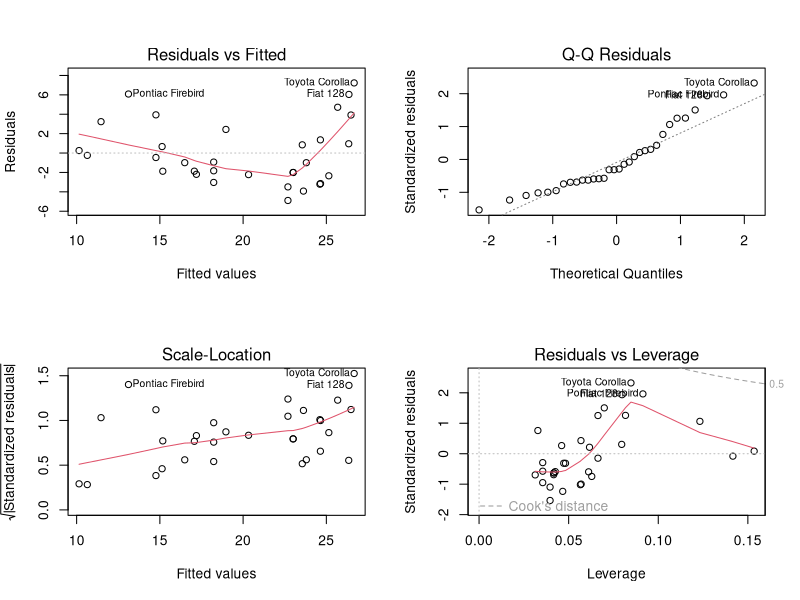
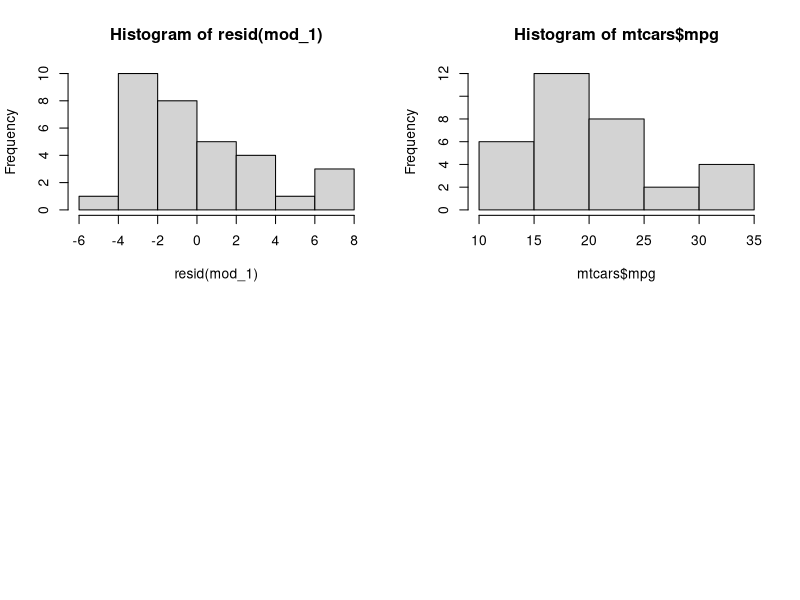
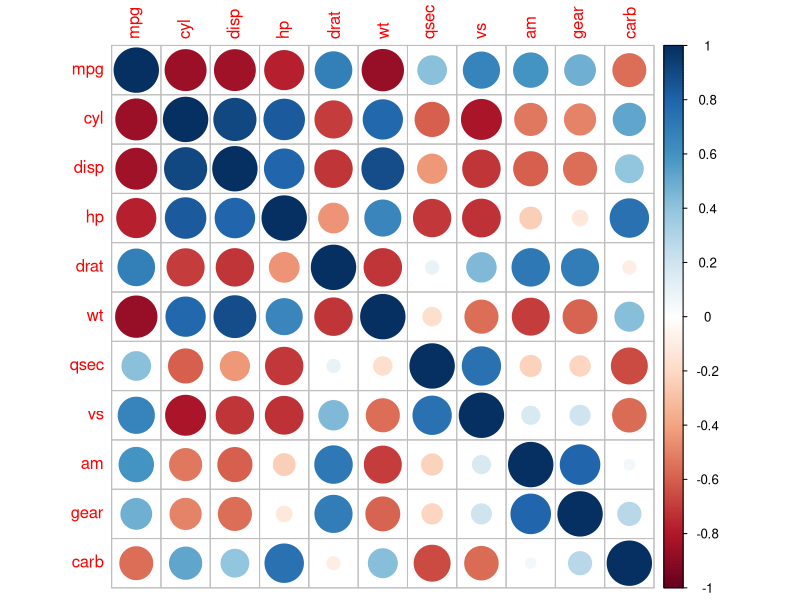
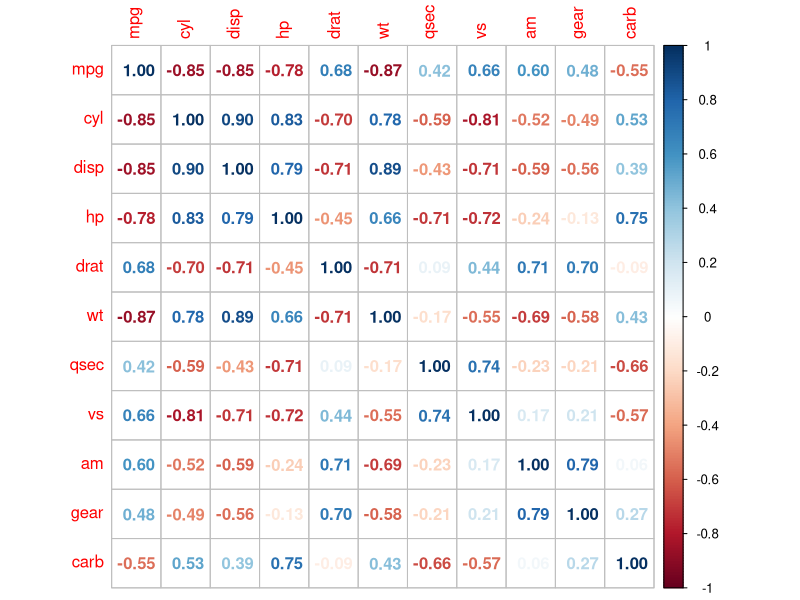
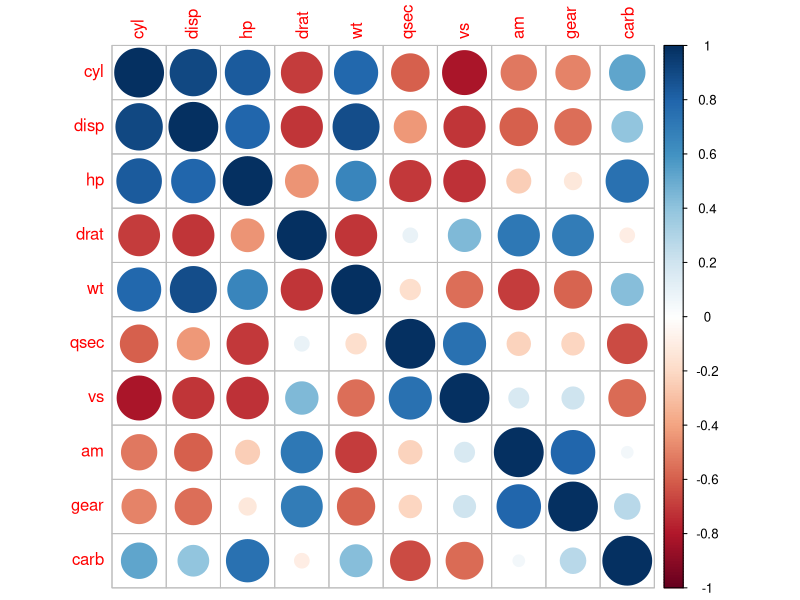
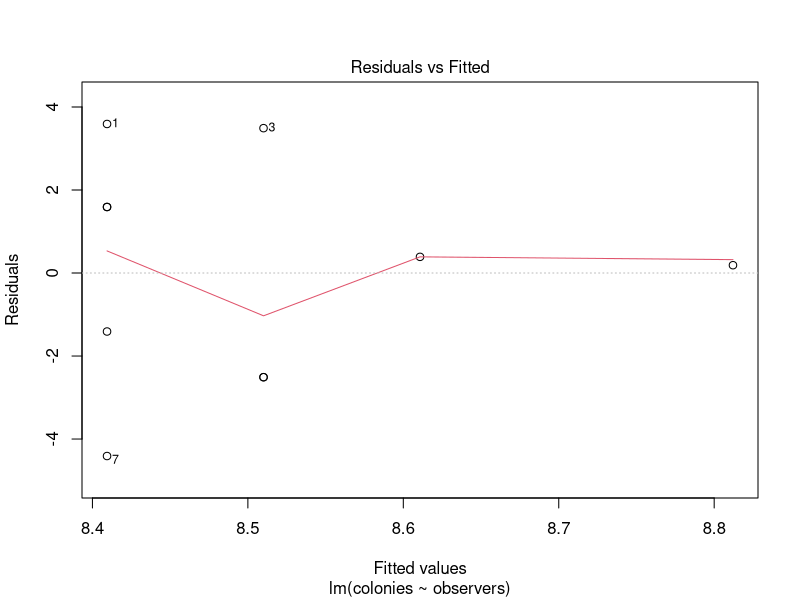
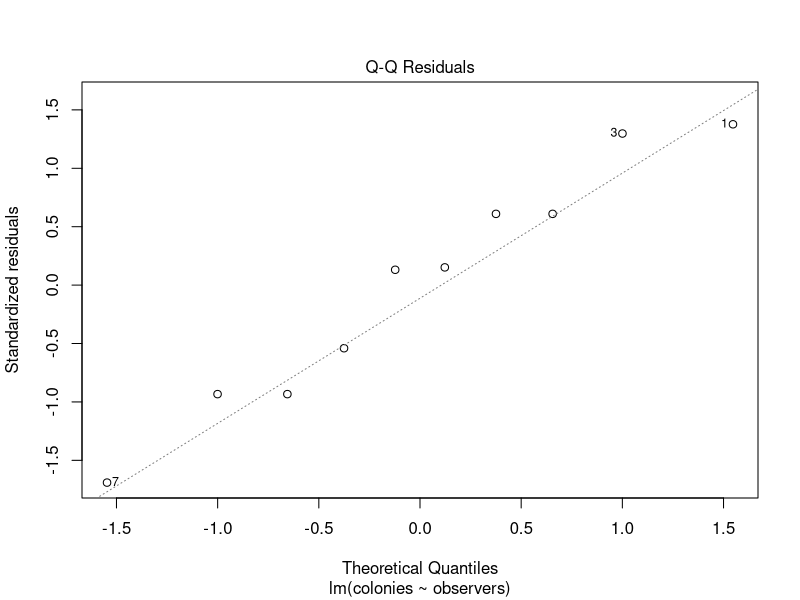
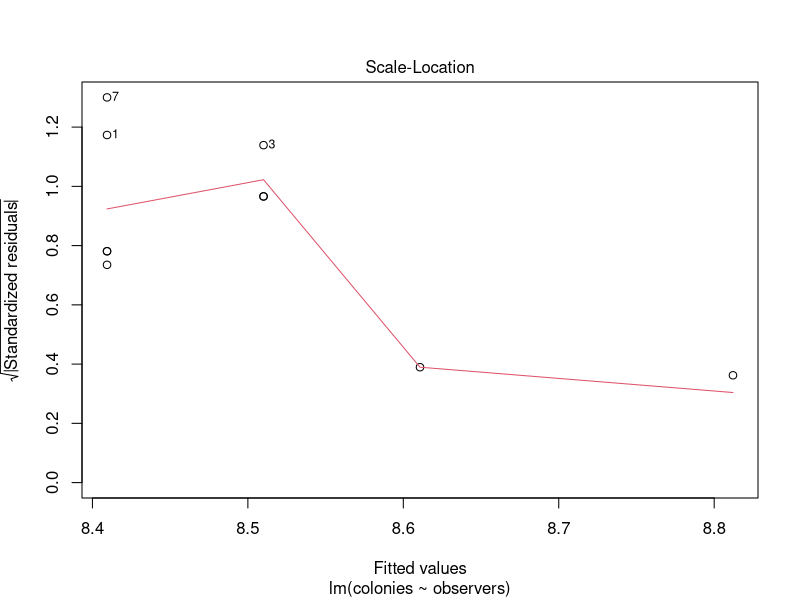

The R source for these figures, in order: (Note: this script raises an error after producing the figures.)
rm(list=ls())

##linear models lecture##
##week 6###

###some data###
forest <- c(9, 6, 4, 6, 7, 10)
field  <- c(12, 9, 12, 10)
ants <- data.frame(
  place=rep(c("field","forest"),
            c(length(field), length(forest))),
  colonies=c(field,forest),
  observers=c(1,3,2,1,5,2,1,2,1,1)
)

## One-parameter variables
head(ants)

l1 <- lm(colonies~observers, data = ants)
lm(colonies~observers, data = ants)
summary(l1)
#[now write out equations]
# y (number of colonies) = ax +b
# y (number of colonies) = 0.1007x + 8.3087


##Diagnostic plots
## Diagnostic plots in code...

head(mtcars)

par(mfrow=c(2,2))  # set 2 rows and 2 column plot layout
#what is the influence of displacement on MPG?
mod_1 <- lm(mpg ~ disp, data=mtcars)  # linear model
plot(mod_1)

resid(mod_1)
hist(resid(mod_1))
shapiro.test(resid(mod_1))
#null hypothesis is that the sample comes from a normally distributed population
#p < 0.05 is not normal
hist(mtcars$mpg)

##back to presentation

## Correlation plots
##examine collinearity among variables
##which pairs are correlated?
dev.off() 

library(car)
mod2 <- lm(mpg ~ ., data=mtcars)
summary(mod2)
#this says mpg by all vars

library(corrplot)
## corrplot 0.84 loaded
M <- cor(mtcars)#correlation matrix
corrplot(M, method = "circle")
corrplot(M, method = "number")
corrplot(cor(mtcars[, -1])) #give me everything but what is being predicted (mpg)
#be careful with vars that are dark blue and dark red
#=> Interpreted from plot.
#=> Correlated pairs: 
#=> - disp, cyl, hp, wt
#=> - gear, am
#=> - hp, carb
#- dark blue = bad

#One way to measure multicollinearity is the variance inflation factor (VIF), 
#assesses how much the variance of an estimated regression coefficient increases if your predictors are correlated. 
#If no factors are correlated, the VIFs will all be 1
#> 8-10 is cause for concern (sometimes ppl say even lower) 
vif(mod2)
#this tells us that some of the predictors are highly correlated with some other things in the model
#cyl and disp are really bad
#which ones? 
M <- cor(mtcars)
M
#which one to remove is both scientific and practical
dev.off()

## Basic tools
l2 <- lm(colonies~observers, data = ants)
summary(l2)
plot(l2)

l3 <- lm(colonies~place, data = ants, subset = place!="playground")
summary(l3)

#coefplot(l2)

## Multiple comparisons

#create a dataset with 3 places - forest, field, playground
forest <- c(9, 6, 4, 6, 7, 10)
field  <- c(12, 9, 12, 10)
playground <- c(1,0,3,2,1)
ants <- data.frame(
  place=rep(c("field","forest","playground"),
            c(length(field), length(forest),length(playground))),
  colonies=c(field,forest,playground)
)

ants

l2 = aov(colonies~place, data = ants);
summary(l2)
#aov fits an lm, but the main diff is the way summary prints out
#this type of summary output is a more traditional way of displaying results
#of an ANOVA; it doesn't tell us about differences between each parameter
#just the overall effect of the variable 'place'
l2 = lm(colonies~place, data = ants)
l2 #this is not very useful
summary(l2) #this is our bread and butter output
#but it is giving us the comparison to field only!
#it is telling how forest and playround differ from field
#forest has -3.75 ant colonies on average less than field (we know this from permutations)
#playground has - 9.35 fewer ant colonies than field
#this does not tell us about the difference between forest and playground
#although we can guestimate based on the standard errors
anova(l2)
#we can get the overall variable level effect
#using 'anova()' on our model object gives the same output as 'aov'
#in future lectures, we will use anova to compare two different models

l2 = aov(colonies~place, data = ants);summary(l2)
TukeyHSD(l2)
#this will give us all the differences from eachother
#with a Tukey p-value adjustment
#it only works on aov objects

library(multcomp)
ga = glht(l2, linfct = mcp(place = "Tukey"))
summary(ga)
#this package gives us another way of analyzing this

## Plotting ##
summary(l2)
yhats=predict(l2,interval = "confidence")
#note this gives a value for each value of your existing dataset
?predict.lm
#can specificy newdata frame to predict - will go through in detail
dat.new=expand.grid(place=c("playground","field","forest"))
#dat.new=data.frame(observers=seq(1:10))

yhats=predict(l2,newdata=dat.new,interval = "confidence")


##ggplot2##
head(mtcars)
library(ggplot2)
r=ggplot(data=mtcars, aes(x=wt, y=mpg))+ 
  geom_point()+
  stat_smooth(method = "lm")+
  theme_bw() + 
  theme(axis.title=element_text(size=20),axis.text=element_text(size=10),panel.grid = element_blank(), axis.line=element_line(),legend.position="top",legend.title=element_blank())
print(r)

#if you are running an anova - e.g. you have categories - you'll want:
#stat_summary(fun="mean", colour = "red", size = 1)+
  
r=ggplot(data=ants, aes(x=place, y=colonies))+ 
  geom_point()+
  stat_summary(fun.data = "mean_se", colour="red", size=1)+ 
  #these are the means and SEs- should be similar to anova output
  #for non-parametric bootstrapped confidence limits instead:
  #stat_summary(fun.data = "mean_cl_boot", colour="red", size=1)+ 
  #bootstrapping means to sample randomly, but replace the values
  #e.g. put them back in the jar
  theme_bw() + 
  theme(axis.title=element_text(size=20),axis.text=element_text(size=10),panel.grid = element_blank(), axis.line=element_line(),legend.position="top",legend.title=element_blank())
print(r)
